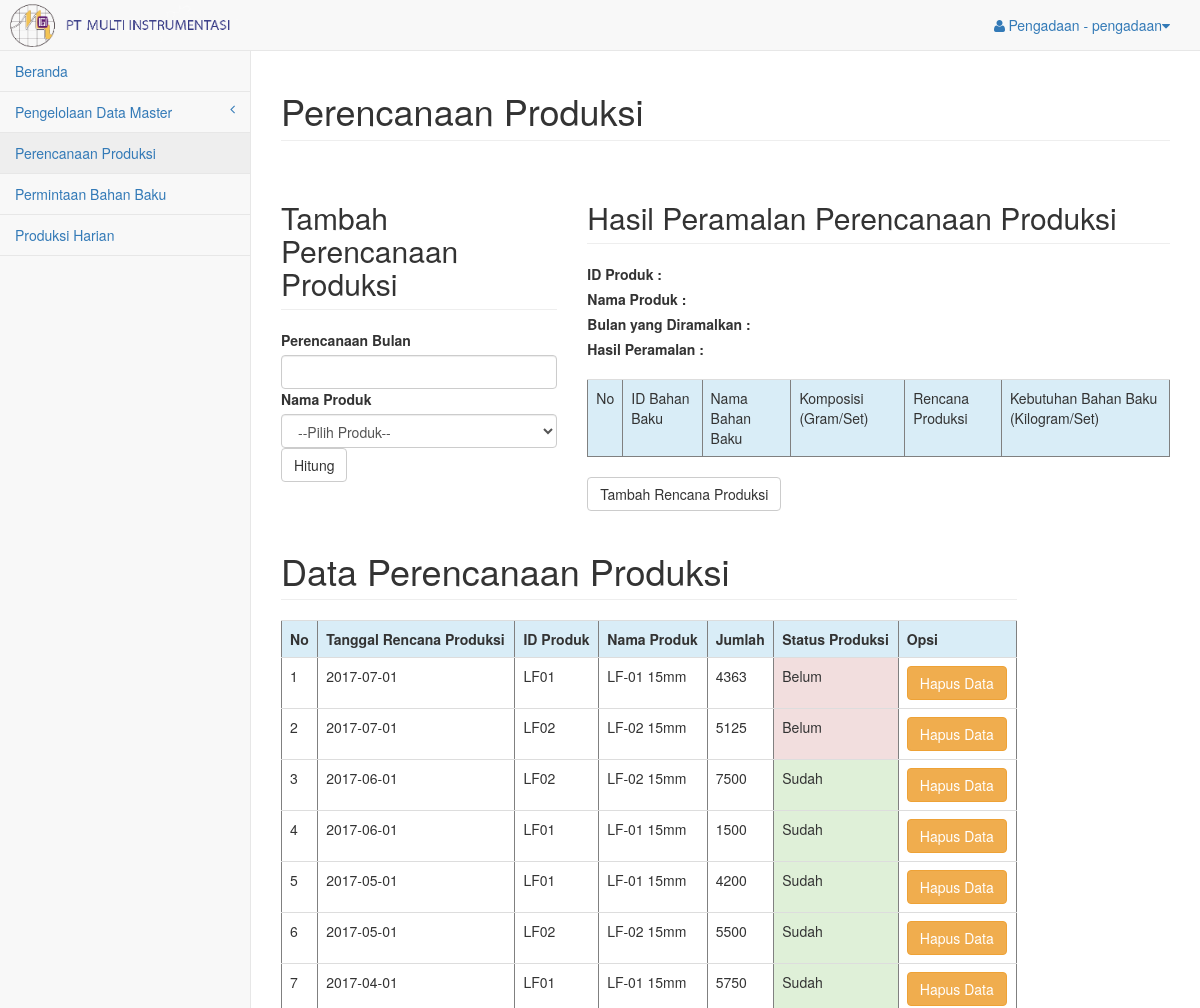
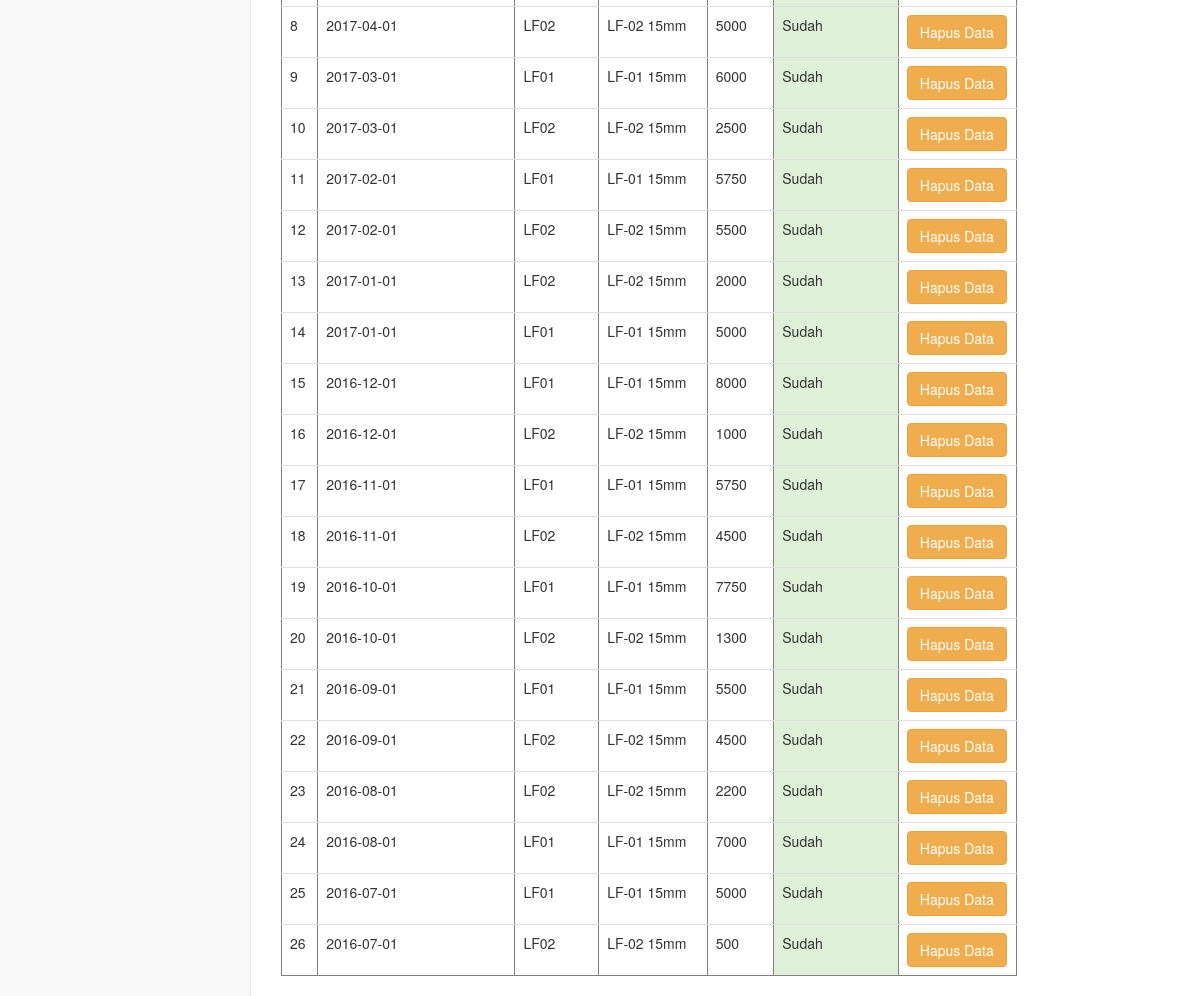
The app's page /pages/produksi/index.php?page=perencanaan_produksi (signed in) with its own data (2 pictures, top to bottom).
### tables this page shows
CREATE TABLE `rencana_produksi` (
  `id_rencana` int(11) NOT NULL,
  `tanggal_rencana` date DEFAULT NULL,
  `id_produk` varchar(4) DEFAULT NULL,
  `jumlah` int(11) DEFAULT NULL,
  `status_rencana` varchar(5) NOT NULL
);

CREATE TABLE `produk` (
  `id_produk` varchar(4) NOT NULL,
  `nama_produk` varchar(20) DEFAULT NULL,
  `harga` int(11) NOT NULL,
  `jumlah` int(11) NOT NULL
);

### pages/produksi/perencanaan_produksi.php (the view, shortened to what this page needs)
<?php
    $id_produk = "";
    $periode_peramalan = "";
?>
<link href="http://localhost/scm/dist/css/bootstrap-datepicker3.min.css" rel="stylesheet">
<h1 class="page-header">Perencanaan Produksi</h1>
<div class="row">
         <div class="col-md-4">
               <h2 class="page-header">Tambah Perencanaan Produksi</h1>
               <form class="style-form" role="form" id="perencanaan_produksi" action="" method="post">
                     <div class="form-group">
                       <label class="control-label">Perencanaan Bulan</label>
                       <input class="form-control datepicker" id="periode_peramalan" type="text" name="periode_peramalan">
                       <label>Nama Produk</label>
                       <select name="id_produk" class="form-control" id="id_produk">
                           <option value="" disabled="disabled" selected="selected">--Pilih Produk--</option>
                        </select>
                        <button type="submit" id="btn_hitung_perencanaan" name="btn_hitung_perencanaan" value="hitung_perencanaan" class="btn btn-default">Hitung</button>
                     </div>
               </form>
         </div>
         <div class="col-md-8">
               <h2 class="page-header">Hasil Peramalan Perencanaan Produksi</h2>
               <div class="form-group">
                  <label class="control-label">ID Produk             : <?= $id_produk; ?> </label><br>
                  <label class="control-label">Nama Produk           : <?= $nama_produk['nama_produk']; ?> </label><br>
                  <label class="control-label">Bulan yang Diramalkan : <?= $periode_peramalan; ?></label><br>
                  <label class="control-label">Hasil Peramalan       : <?=$hasil_peramalan ?></label>
               </div>
               <table border="1" class="table">
                   <tr class="info">
                       <td>No</td>
                       <td>ID Bahan Baku</td>
                       <td>Nama Bahan Baku</td>
                       <td>Komposisi (Gram/Set) </td>
                       <td>Rencana Produksi</td>
                       <td>Kebutuhan Bahan Baku (Kilogram/Set)</td>
                   </tr>
               </table>
               <a class="btn btn-default" href="perencanaan_input_aksi.php?id_produk=<?php echo $id_produk; ?>&&hasil_peramalan=<?php echo $hasil_peramalan;?>&&periode_peramalan=<?php echo $periode_peramalan;?>">Tambah Rencana Produksi</a>
         </div>
</div>
         <div class="row">
            <div class="col-md-10">
               <h1 class="page-header">Data Perencanaan Produksi</h1>
               <table border="1" class="table">
                 <tr class="info">
                   <th>No</th>
                   <th>Tanggal Rencana Produksi</th>
                   <th>ID Produk</th>
                   <th>Nama Produk</th>
                   <th>Jumlah</th>
                   <th>Status Produksi</th>
                   <th>Opsi</th>
                 </tr>
                 <?php
                 include 'koneksi.php';
                 $query_mysql2 = mysqli_query($koneksi,"SELECT rencana_produksi.id_rencana as id_rencana ,
                         rencana_produksi.tanggal_rencana as tanggal,
                         rencana_produksi.id_produk as id_produk,
                         produk.nama_produk as nama_produk,
                         rencana_produksi.jumlah as jumlah,
                         rencana_produksi.status_rencana as status_rencana
                         FROM produk INNER JOIN rencana_produksi ON produk.id_produk=rencana_produksi.id_produk
                         ORDER BY tanggal DESC")
                         or die(mysqli_error());
                 $nomor = 1;
                 ?>
              <?php
                  while ($data = mysqli_fetch_array($query_mysql2)) {
              ?>
                 <tr>
                    <?php $id_rencana = $data['id_rencana']; ?>
                   <td><?php echo $nomor++; ?></td>
                   <td><?php echo $data['tanggal']; ?></td>
                   <td><?php echo $data['id_produk']; ?></td>
                   <td><?php echo $data['nama_produk']; ?></td>
                   <td><?php echo $data['jumlah']; ?></td>
                   <?php
                   $status_rencana = $data['status_rencana'];
                   if ($status_rencana == "Sudah") {
                       $warna="success";
                   } elseif ($status_rencana == "Belum") {
                       $warna="danger";
                   }
                   ?>
                   <td class="<?php echo $warna ?>"><?php echo $status_rencana; ?></td>
                   <td><a class="btn btn-warning" Onclick="return Konfirmasi_hapus()" href="perencanaan_hapus.php?id_rencana=<?php echo $id_rencana; ?>">Hapus Data</a></td>
                 </tr>
             <?php } ?>
               </table>
           </div>
         </div>

### records on screen
rencana_produksi: tanggal_rencana "2017-07-01", id_produk "LF01", id_produk.nama_produk "LF-01 15mm", jumlah "4363", status_rencana "Belum"
rencana_produksi: tanggal_rencana "2017-07-01", id_produk "LF02", id_produk.nama_produk "LF-02 15mm", jumlah "5125", status_rencana "Belum"
rencana_produksi: tanggal_rencana "2017-06-01", id_produk "LF02", id_produk.nama_produk "LF-02 15mm", jumlah "7500", status_rencana "Sudah"
rencana_produksi: tanggal_rencana "2017-06-01", id_produk "LF01", id_produk.nama_produk "LF-01 15mm", jumlah "1500", status_rencana "Sudah"
rencana_produksi: tanggal_rencana "2017-05-01", id_produk "LF01", id_produk.nama_produk "LF-01 15mm", jumlah "4200", status_rencana "Sudah"
rencana_produksi: tanggal_rencana "2017-05-01", id_produk "LF02", id_produk.nama_produk "LF-02 15mm", jumlah "5500", status_rencana "Sudah"
rencana_produksi: tanggal_rencana "2017-04-01", id_produk "LF01", id_produk.nama_produk "LF-01 15mm", jumlah "5750", status_rencana "Sudah"
rencana_produksi: tanggal_rencana "2017-04-01", id_produk "LF02", id_produk.nama_produk "LF-02 15mm", jumlah "5000", status_rencana "Sudah"
rencana_produksi: tanggal_rencana "2017-03-01", id_produk "LF01", id_produk.nama_produk "LF-01 15mm", jumlah "6000", status_rencana "Sudah"
rencana_produksi: tanggal_rencana "2017-03-01", id_produk "LF02", id_produk.nama_produk "LF-02 15mm", jumlah "2500", status_rencana "Sudah"
rencana_produksi: tanggal_rencana "2017-02-01", id_produk "LF01", id_produk.nama_produk "LF-01 15mm", jumlah "5750", status_rencana "Sudah"
rencana_produksi: tanggal_rencana "2017-02-01", id_produk "LF02", id_produk.nama_produk "LF-02 15mm", jumlah "5500", status_rencana "Sudah"
rencana_produksi: tanggal_rencana "2017-01-01", id_produk "LF02", id_produk.nama_produk "LF-02 15mm", jumlah "2000", status_rencana "Sudah"
rencana_produksi: tanggal_rencana "2017-01-01", id_produk "LF01", id_produk.nama_produk "LF-01 15mm", jumlah "5000", status_rencana "Sudah"
rencana_produksi: tanggal_rencana "2016-12-01", id_produk "LF01", id_produk.nama_produk "LF-01 15mm", jumlah "8000", status_rencana "Sudah"
rencana_produksi: tanggal_rencana "2016-12-01", id_produk "LF02", id_produk.nama_produk "LF-02 15mm", jumlah "1000", status_rencana "Sudah"
rencana_produksi: tanggal_rencana "2016-11-01", id_produk "LF01", id_produk.nama_produk "LF-01 15mm", jumlah "5750", status_rencana "Sudah"
rencana_produksi: tanggal_rencana "2016-11-01", id_produk "LF02", id_produk.nama_produk "LF-02 15mm", jumlah "4500", status_rencana "Sudah"
rencana_produksi: tanggal_rencana "2016-10-01", id_produk "LF01", id_produk.nama_produk "LF-01 15mm", jumlah "7750", status_rencana "Sudah"
rencana_produksi: tanggal_rencana "2016-10-01", id_produk "LF02", id_produk.nama_produk "LF-02 15mm", jumlah "1300", status_rencana "Sudah"
rencana_produksi: tanggal_rencana "2016-09-01", id_produk "LF01", id_produk.nama_produk "LF-01 15mm", jumlah "5500", status_rencana "Sudah"
rencana_produksi: tanggal_rencana "2016-09-01", id_produk "LF02", id_produk.nama_produk "LF-02 15mm", jumlah "4500", status_rencana "Sudah"
rencana_produksi: tanggal_rencana "2016-08-01", id_produk "LF02", id_produk.nama_produk "LF-02 15mm", jumlah "2200", status_rencana "Sudah"
rencana_produksi: tanggal_rencana "2016-08-01", id_produk "LF01", id_produk.nama_produk "LF-01 15mm", jumlah "7000", status_rencana "Sudah"
rencana_produksi: tanggal_rencana "2016-07-01", id_produk "LF01", id_produk.nama_produk "LF-01 15mm", jumlah "5000", status_rencana "Sudah"
rencana_produksi: tanggal_rencana "2016-07-01", id_produk "LF02", id_produk.nama_produk "LF-02 15mm", jumlah "500", status_rencana "Sudah"

### other values on screen
$hak_akses "Pengadaan"
$username "pengadaan"
